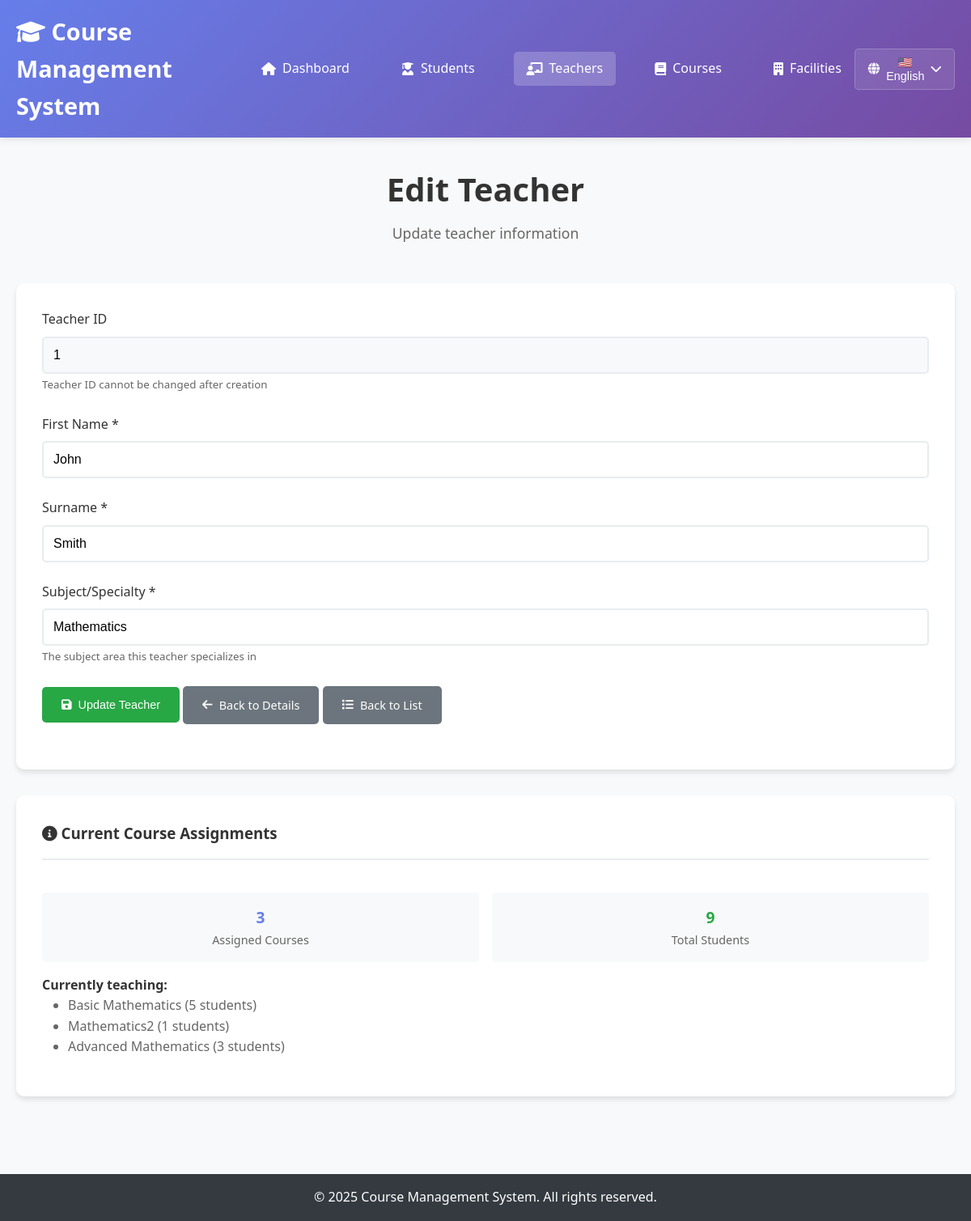
The page /teachers/edit.php?id=1 on the database its author committed.
### tables this page shows
CREATE TABLE `teachers` (
  `identification_number` int(11) NOT NULL,
  `first_name` varchar(50) NOT NULL,
  `surname` varchar(50) NOT NULL,
  `substance` varchar(100) NOT NULL
);

CREATE TABLE `courses` (
  `emblem` varchar(20) NOT NULL,
  `name` varchar(100) NOT NULL,
  `description` text DEFAULT NULL,
  `start_day` date NOT NULL,
  `rest_of_day` date NOT NULL,
  `teacher_id` int(11) DEFAULT NULL,
  `facility_id` varchar(20) DEFAULT NULL
);

### config/database.php (called while the page is built, shortened)
<?php
function executeQuery($pdo, $sql, $params = []) {
    try {
        $stmt = $pdo->prepare($sql);
        $stmt->execute($params);
        return $stmt;
    } catch(PDOException $e) {
        throw new Exception("Query failed: " . $e->getMessage());
    }
}
function getRecordById($pdo, $table, $idColumn, $id) {
    $stmt = executeQuery($pdo, "SELECT * FROM $table WHERE $idColumn = ?", [$id]);
    return $stmt->fetch();
}
?>

### teachers/edit.php (the view, shortened to what this page needs)
<?php
require_once '../config/database.php';
$teacher_id = $_GET['id'] ?? null;
try {
    $teacher = getRecordById($pdo, 'teachers', 'identification_number', $teacher_id);
} catch(Exception $e) {
    header('Location: index.php?error=' . urlencode($e->getMessage()));
    exit;
}
?>
<!DOCTYPE html>
<html lang="en">
<head>
    <link rel="stylesheet" href="../css/style.css">
    <link href="https://cdnjs.cloudflare.com/ajax/libs/font-awesome/6.0.0/css/all.min.css" rel="stylesheet">
</head>
<body>
    <header>
        <nav class="navbar">
            <div class="nav-container">
                <h1><i class="fas fa-graduation-cap"></i> Course Management System</h1>
                <ul class="nav-menu">
                    <li><a href="../index.php"><i class="fas fa-home"></i> Dashboard</a></li>
                    <li><a href="../students/index.php"><i class="fas fa-user-graduate"></i> Students</a></li>
                    <li><a href="index.php" class="active"><i class="fas fa-chalkboard-teacher"></i> Teachers</a></li>
                    <li><a href="../courses/index.php"><i class="fas fa-book"></i> Courses</a></li>
                    <li><a href="../facilities/index.php"><i class="fas fa-building"></i> Facilities</a></li>
                </ul>
            </div>
        </nav>
    </header>
    <main class="main-content">
        <div class="container">
            <div class="dashboard-header">
                <h2>Edit Teacher</h2>
                <p>Update teacher information</p>
            </div>
            <div class="form-container">
                <form method="POST">
                    <div class="form-group">
                        <label for="identification_number">Teacher ID</label>
                        <input type="text" id="identification_number" name="identification_number" class="form-control"
                               value="<?= htmlspecialchars($teacher['identification_number']) ?>"
                               readonly style="background-color: #f8f9fa; cursor: not-allowed;">
                        <small style="color: #666;">Teacher ID cannot be changed after creation</small>
                    </div>
                    <div class="form-group">
                        <label for="first_name">First Name *</label>
                        <input type="text" id="first_name" name="first_name" class="form-control"
                               value="<?= htmlspecialchars($_POST['first_name'] ?? '') ?>" required>
                    </div>
                    <div class="form-group">
                        <label for="surname">Surname *</label>
                        <input type="text" id="surname" name="surname" class="form-control"
                               value="<?= htmlspecialchars($_POST['surname'] ?? '') ?>" required>
                    </div>
                    <div class="form-group">
                        <label for="substance">Subject/Specialty *</label>
                        <input type="text" id="substance" name="substance" class="form-control"
                               value="<?= htmlspecialchars($_POST['substance'] ?? '') ?>"
                               placeholder="e.g., Mathematics, English Literature, Computer Science" required>
                        <small style="color: #666;">The subject area this teacher specializes in</small>
                    </div>
                    <div class="form-group">
                        <button type="submit" class="btn btn-success">
                            <i class="fas fa-save"></i> Update Teacher
                        </button>
                        <a href="view.php?id=<?= $teacher_id ?>" class="btn btn-secondary">
                            <i class="fas fa-arrow-left"></i> Back to Details
                        </a>
                        <a href="index.php" class="btn btn-secondary">
                            <i class="fas fa-list"></i> Back to List
                        </a>
                    </div>
                </form>
            </div>
            <div class="detail-card" style="margin-top: 2rem;">
                <div class="detail-header">
                    <h3><i class="fas fa-info-circle"></i> Current Course Assignments</h3>
                </div>
                <div style="padding: 1rem 0;">
                    <?php
                    try {
                        $sql = "SELECT c.emblem, c.name, COUNT(cl.student_id) as enrollment_count
                                FROM courses c
                                LEFT JOIN course_logins cl ON c.emblem = cl.course_id
                                WHERE c.teacher_id = ?
                                GROUP BY c.emblem";
                        $stmt = executeQuery($pdo, $sql, [$teacher_id]);
                        $currentCourses = $stmt->fetchAll();
                        $totalStudents = array_sum(array_column($currentCourses, 'enrollment_count'));
                    ?>
                    <div style="display: grid; grid-template-columns: repeat(auto-fit, minmax(150px, 1fr)); gap: 1rem;">
                        <div style="text-align: center; padding: 1rem; background: #f8f9fa; border-radius: 5px;">
                            <div style="font-size: 1.2rem; font-weight: bold; color: #667eea;"><?= count($currentCourses) ?></div>
                            <div style="color: #666; font-size: 0.9rem;">Assigned Courses</div>
                        </div>
                        <div style="text-align: center; padding: 1rem; background: #f8f9fa; border-radius: 5px;">
                            <div style="font-size: 1.2rem; font-weight: bold; color: #28a745;"><?= $totalStudents ?></div>
                            <div style="color: #666; font-size: 0.9rem;">Total Students</div>
                        </div>
                    </div>
                    <?php if (count($currentCourses) > 0): ?>
                        <div style="margin-top: 1rem;">
                            <strong>Currently teaching:</strong>
                            <ul style="margin-left: 2rem; color: #666;">
                                <?php foreach ($currentCourses as $course): ?>
                                    <li><?= htmlspecialchars($course['name']) ?> (<?= $course['enrollment_count'] ?> students)</li>
                                <?php endforeach; ?>
                            </ul>
                        </div>
                    <?php else: ?>
                        <p style="color: #666; font-style: italic;">This teacher is not currently assigned to any courses.</p>
                    <?php endif; ?>
                    <?php } catch(Exception $e) { ?>
                        <p style="color: #666;">Unable to load current assignments.</p>
                    <?php } ?>
                </div>
            </div>
        </div>
    </main>
    <footer>
        <div class="container">
            <p>&copy; 2025 Course Management System. All rights reserved.</p>
        </div>
    </footer>
</body>
</html>

### css/style.css (style rules this page uses)
* { margin: 0; padding: 0; box-sizing: border-box; }
body { font-family: 'Segoe UI', Tahoma, Geneva, Verdana, sans-serif; line-height: 1.6; color: #333; background-color: #f8f9fa; }
.container { max-width: 1200px; margin: 0 auto; padding: 0 20px; }
header { background: linear-gradient(135deg, #667eea 0%, #764ba2 100%); color: white; box-shadow: 0 2px 10px rgba(0,0,0,0.1); }
.navbar { padding: 1rem 0; }
.nav-container { display: flex; justify-content: space-between; align-items: center; max-width: 1200px; margin: 0 auto; padding: 0 20px; }
.navbar h1 { font-size: 1.8rem; font-weight: 600; }
.nav-menu { display: flex; list-style: none; gap: 2rem; }
.nav-menu a { color: white; text-decoration: none; padding: 0.5rem 1rem; border-radius: 5px; transition: background-color 0.3s; display: flex; align-items: center; gap: 0.5rem; }
.nav-menu a:hover, .nav-menu a.active { background-color: rgba(255,255,255,0.2); }
.main-content { min-height: calc(100vh - 120px); padding: 2rem 0; }
.dashboard-header { text-align: center; margin-bottom: 3rem; }
.dashboard-header h2 { font-size: 2.5rem; color: #333; margin-bottom: 0.5rem; }
.dashboard-header p { font-size: 1.1rem; color: #666; }
.btn { display: inline-flex; align-items: center; gap: 0.5rem; padding: 0.75rem 1.5rem; border: none; border-radius: 5px; text-decoration: none; font-weight: 500; cursor: pointer; transition: all 0.3s; font-size: 0.9rem; min-height: 44px; justify-content: center; }
.btn-secondary { background: #6c757d; color: white; }
.btn-success { background: #28a745; color: white; }
.form-container { background: white; padding: 2rem; border-radius: 10px; box-shadow: 0 4px 6px rgba(0,0,0,0.1); margin-bottom: 2rem; }
.form-group { margin-bottom: 1.5rem; }
.form-group label { display: block; margin-bottom: 0.5rem; font-weight: 500; color: #333; }
.form-control { width: 100%; padding: 0.75rem; border: 2px solid #e9ecef; border-radius: 5px; font-size: 1rem; transition: border-color 0.3s; min-height: 44px; }
.detail-card { background: white; padding: 2rem; border-radius: 10px; box-shadow: 0 4px 6px rgba(0,0,0,0.1); margin-bottom: 2rem; }
.detail-header { border-bottom: 2px solid #e9ecef; padding-bottom: 1rem; margin-bottom: 1.5rem; }
footer { background: #343a40; color: white; text-align: center; padding: 1rem 0; margin-top: 2rem; }
html { scroll-behavior: smooth; }

### rows shown on the page
teachers: identification_number "1"
courses: name "Basic Mathematics", enrollment_count "5"
courses: name "Mathematics2", enrollment_count "1"
courses: name "Advanced Mathematics", enrollment_count "3"

### other values the page prints
count($currentCourses) "3"
$totalStudents "9"
